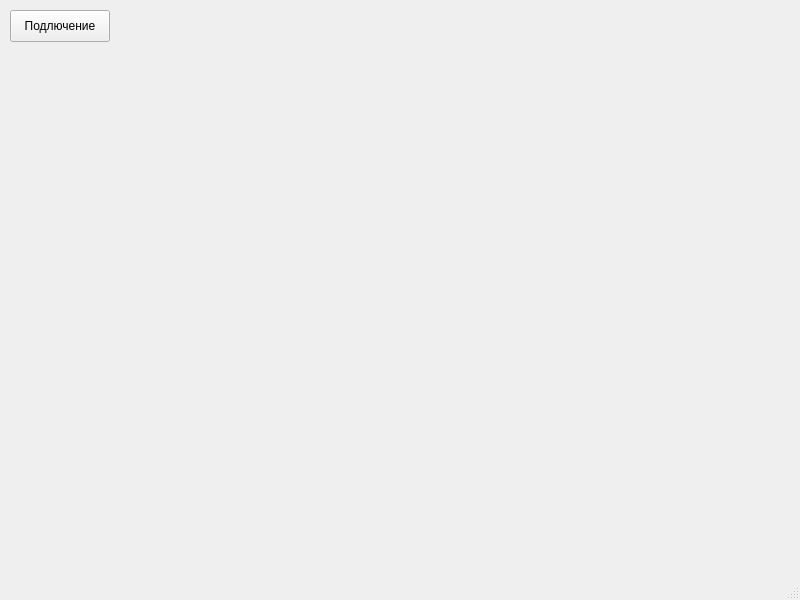
<?xml version="1.0" encoding="UTF-8"?>
<ui version="4.0">
 <class>MainWindow</class>
 <widget class="QMainWindow" name="MainWindow">
  <property name="geometry">
   <rect>
    <x>0</x>
    <y>0</y>
    <width>800</width>
    <height>600</height>
   </rect>
  </property>
  <property name="windowTitle">
   <string>Database manager</string>
  </property>
  <widget class="QWidget" name="centralwidget">
   <widget class="QPushButton" name="pushButton">
    <property name="geometry">
     <rect>
      <x>10</x>
      <y>10</y>
      <width>100</width>
      <height>32</height>
     </rect>
    </property>
    <property name="text">
     <string>Подлючение</string>
    </property>
   </widget>
  </widget>
  <widget class="QMenuBar" name="menubar">
   <property name="geometry">
    <rect>
     <x>0</x>
     <y>0</y>
     <width>800</width>
     <height>24</height>
    </rect>
   </property>
  </widget>
  <widget class="QStatusBar" name="statusbar"/>
  <action name="actionExit">
   <property name="checkable">
    <bool>true</bool>
   </property>
   <property name="text">
    <string>Выход</string>
   </property>
   <property name="toolTip">
    <string>Выход</string>
   </property>
   <property name="menuRole">
    <enum>QAction::ApplicationSpecificRole</enum>
   </property>
  </action>
 </widget>
 <resources/>
 <connections>
  <connection>
   <sender>actionExit</sender>
   <signal>triggered()</signal>
   <receiver>MainWindow</receiver>
   <slot>close()</slot>
   <hints>
    <hint type="sourcelabel">
     <x>-1</x>
     <y>-1</y>
    </hint>
    <hint type="destinationlabel">
     <x>399</x>
     <y>299</y>
    </hint>
   </hints>
  </connection>
 </connections>
</ui>
